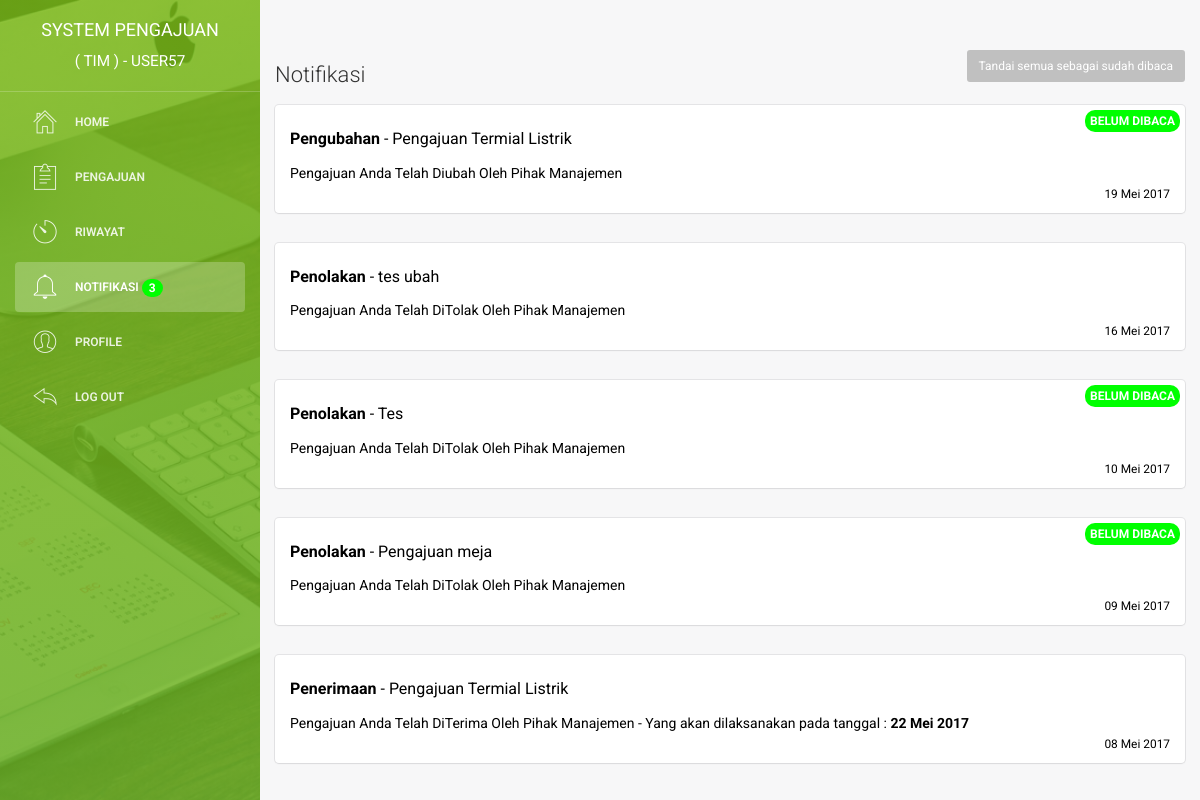
/notifikasi.php (signed in), run on an earlier commit of the app's database.
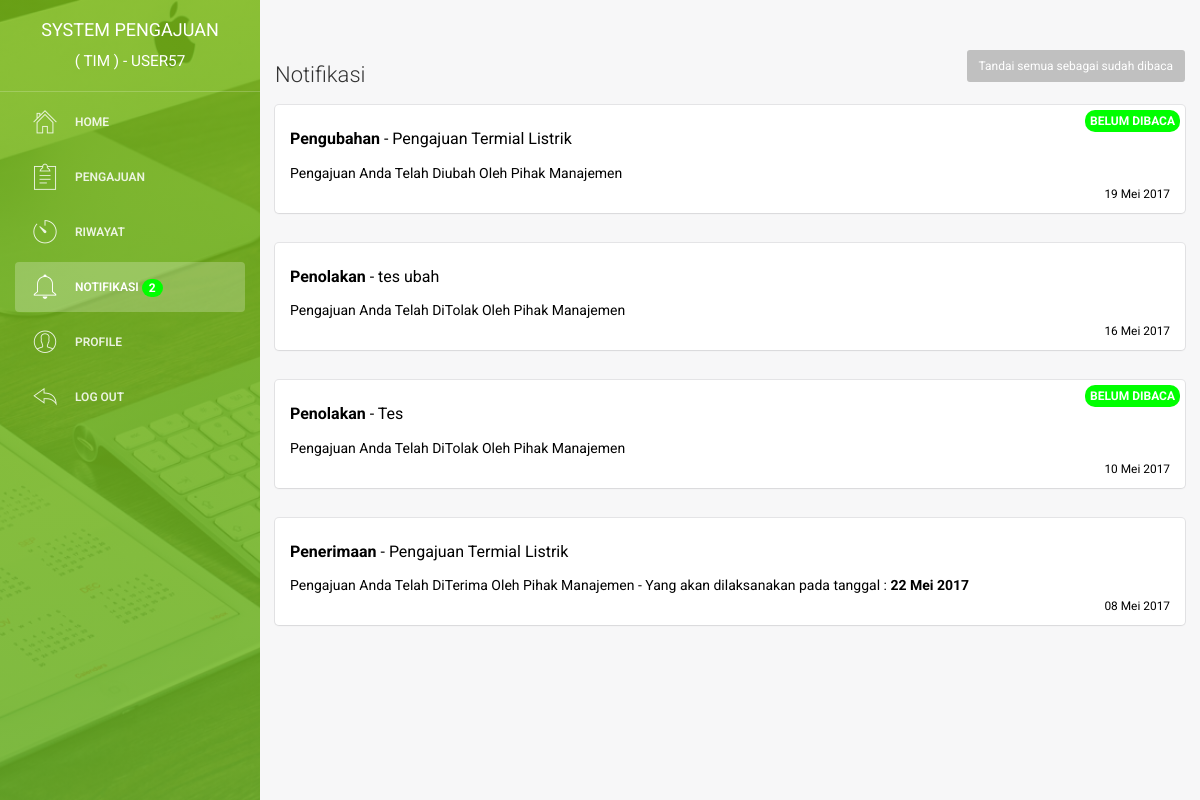
And on a later commit of the database.
### tables this page shows
CREATE TABLE `riwayat` (
  `id_riwayat` int(11) NOT NULL,
  `kegiatan` varchar(225) NOT NULL,
  `kegiatan2` varchar(225) NOT NULL,
  `kegiatan3` varchar(225) NOT NULL,
  `catatan` text NOT NULL,
  `jenis_riwayat` varchar(225) NOT NULL,
  `id_pengajuan` int(11) NOT NULL,
  `tanggal_kegiatan` date NOT NULL,
  `notifikasi` enum('1','0') NOT NULL
);

CREATE TABLE `pengajuan` (
  `id_pengajuan` int(11) NOT NULL,
  `pengajuan` varchar(225) NOT NULL,
  `id_user` int(11) NOT NULL,
  `id_jenis_pengajuan` int(11) NOT NULL,
  `tanggal_pengajuan` date NOT NULL,
  `gambar` varchar(225) NOT NULL,
  `biaya` int(225) NOT NULL,
  `alasan` text NOT NULL,
  `keterangan` text NOT NULL,
  `jadwal_pelaksanaan` date NOT NULL,
  `catatan` text NOT NULL,
  `status` enum('menunggu','proses','selesai') NOT NULL,
  `update_pengajuan` date NOT NULL
);

### notifikasi.php (the view, shortened to what the changed rows need)
<?php
    include 'system/koneksi.php';
    function tanggal_indo($tanggal){
        $bulan = array (1 =>   'Januari',
                'Februari',
                'Maret',
                'April',
                'Mei',
                'Juni',
                'Juli',
                'Agustus',
                'September',
                'Oktober',
                'November',
                'Desember'
        );
        $split = explode('-', $tanggal);
        return $split[2] . ' ' . $bulan[ (int)$split[1] ] . ' ' . $split[0];
    }
?>
<!doctype html>
<html lang="en">
<head>
    <link href="assets/css/bootstrap.min.css" rel="stylesheet" />
    <link href="assets/css/animate.min.css" rel="stylesheet"/>
    <link href="assets/css/light-bootstrap-dashboard.css" rel="stylesheet"/>
    <link href="assets/css/demo.css" rel="stylesheet" />
    <link href="http://maxcdn.bootstrapcdn.com/font-awesome/4.2.0/css/font-awesome.min.css" rel="stylesheet">
    <link href="assets/css/pe-icon-7-stroke.css" rel="stylesheet" />
    <link rel="stylesheet" href="assets/dist/sweetalert.css">
</head>
<body>
    <div class="wrapper">
        <div class="sidebar" data-color="green" data-image="assets/img/sidebar.jpg">
            <div class="sidebar-wrapper">
    <?php
    $query_login = "SELECT * FROM user WHERE email ='$_SESSION[email]'";
        $result_login = mysqli_query($con, $query_login);
        $data_login = mysqli_fetch_assoc($result_login);
        $id_login = $data_login["id_user"];
    ?>
                <ul class="nav">
                    <li class="active">
                        <a href="notifikasi">
    <?php
        $query_notifikasi = " SELECT a.id_riwayat FROM riwayat
                AS a INNER JOIN pengajuan AS b WHERE a.id_pengajuan = b.id_pengajuan
                AND b.id_user = '$id_login' AND a.notifikasi= '1' ";
        $result_notifikasi = mysqli_query($con, $query_notifikasi);
        $banyakdata_notifikasi = $result_notifikasi->num_rows;
    ?>
                            <p>Notifikasi
    <?php
        if ($banyakdata_notifikasi > 0){
            if( $banyakdata_notifikasi <= 10 ){
                $hasil = $banyakdata_notifikasi;
                echo "<span class='new badge'>$hasil</span>";
            }else{
                $hasil = "10 +";
                echo "<span class='new badge'>$hasil</span>";
            }
        }else{
        }
    ?>
                            </p>
                        </a>
                    </li>
                </ul>
            </div>
        </div>
        <div class="main-panel">
            <div class="content">
                <div class="row">
                    <div class="col-md-12">
    <?php
        $query2 = "SELECT a.id_riwayat, a.kegiatan, a.id_pengajuan, b.pengajuan , b.jadwal_pelaksanaan, a.jenis_riwayat, a.kegiatan3,
                a.tanggal_kegiatan, b.id_user, a.notifikasi FROM riwayat
                AS a INNER JOIN pengajuan AS b WHERE a.id_pengajuan = b.id_pengajuan
                AND b.id_user = '$id_login' ORDER BY id_riwayat DESC " ;
        $result2 = mysqli_query($con, $query2);
            if($result2->num_rows == 0){
                        echo '<a href="#" style="color:black">
                            <div class="card">
                                <div class="content">
                                    <div class="row">
                                        <div class="col-md-12">
                                            <div align="center">
                                                Anda tidak memiliki notifikasi
                                                <br>
                                                <button type="button" class="btn btn-primary btn-fill btn-sm">
                                                    <i class="fa fa-refresh"></i>
                                                </button>
                                            </div>
                                        </div>
                                    </div>
                                </div>
                            </div>
                        </a>';
            }
            else {
        while($data2 = mysqli_fetch_assoc($result2)){
                        echo '<a href="system/notifikasi_pengajuan?id='.$data2['id_riwayat'].'" style="color:black">
                            <div class="card">
                                <div class="content">
                                    <div class="row">
                                        <div class="col-md-12">
                                            <input type="hidden" name="id_pengajuan" value="'.$data2['id_pengajuan'].'">
                                            <h5><b>'.$data2['jenis_riwayat'].'</b> - '.$data2['pengajuan'].'</h5>
                                            '.$data2['kegiatan3'].'';
            if($data2['jenis_riwayat'] == "Penerimaan"){
                                            echo ' - Yang akan dilaksanakan pada tanggal : <b>'.tanggal_indo(''.$data2['jadwal_pelaksanaan'].'').'</b>';
            }
                                            echo '<div align="right">
                                                <small>'.tanggal_indo(''.$data2['tanggal_kegiatan'].'').'</small>
                                            </div>';
        if ($data2['notifikasi'] == "1"){
                                            echo '<div align="right">
                                                <span class="badge upper atas">Belum DiBaca</span>
                                            </div>';
        }
        else{
        }
                                    echo '</div>
                                    </div>
                                </div>
                            </div>
                        </a>';
        }
            }
    ?>
                    </div>
                </div>
            </div>
        </div>
    </div>
</body>
</html>

What changed in the data, as far as the page shows it:
removed riwayat: jenis_riwayat "Penolakan", id_pengajuan.pengajuan "Pengajuan meja", kegiatan3 "Pengajuan Anda Telah DiTolak Oleh Pihak Manajemen", tanggal_kegiatan "09 Mei 2017", notifikasi "BELUM DIBACA"
Also different on the page:
$hasil: "3" → "2"
